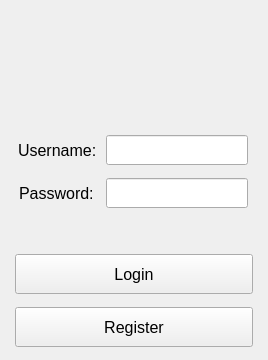
<?xml version="1.0" encoding="UTF-8"?>
<ui version="4.0">
 <class>loginWindow</class>
 <widget class="QWidget" name="loginWindow">
  <property name="geometry">
   <rect>
    <x>0</x>
    <y>0</y>
    <width>268</width>
    <height>360</height>
   </rect>
  </property>
  <property name="minimumSize">
   <size>
    <width>268</width>
    <height>360</height>
   </size>
  </property>
  <property name="maximumSize">
   <size>
    <width>268</width>
    <height>360</height>
   </size>
  </property>
  <property name="windowTitle">
   <string>Form</string>
  </property>
  <layout class="QVBoxLayout" name="verticalLayout">
   <property name="leftMargin">
    <number>15</number>
   </property>
   <property name="topMargin">
    <number>15</number>
   </property>
   <property name="rightMargin">
    <number>15</number>
   </property>
   <property name="bottomMargin">
    <number>0</number>
   </property>
   <item>
    <layout class="QHBoxLayout" name="horizontalLayout_3">
     <item>
      <spacer name="horizontalSpacer">
       <property name="orientation">
        <enum>Qt::Horizontal</enum>
       </property>
       <property name="sizeHint" stdset="0">
        <size>
         <width>40</width>
         <height>20</height>
        </size>
       </property>
      </spacer>
     </item>
     <item>
      <widget class="QLabel" name="iconLabel">
       <property name="sizePolicy">
        <sizepolicy hsizetype="Fixed" vsizetype="Fixed">
         <horstretch>0</horstretch>
         <verstretch>0</verstretch>
        </sizepolicy>
       </property>
       <property name="minimumSize">
        <size>
         <width>100</width>
         <height>100</height>
        </size>
       </property>
       <property name="maximumSize">
        <size>
         <width>100</width>
         <height>100</height>
        </size>
       </property>
       <property name="text">
        <string/>
       </property>
      </widget>
     </item>
     <item>
      <spacer name="horizontalSpacer_2">
       <property name="orientation">
        <enum>Qt::Horizontal</enum>
       </property>
       <property name="sizeHint" stdset="0">
        <size>
         <width>40</width>
         <height>20</height>
        </size>
       </property>
      </spacer>
     </item>
    </layout>
   </item>
   <item>
    <layout class="QHBoxLayout" name="horizontalLayout">
     <item>
      <widget class="QLabel" name="label_2">
       <property name="sizePolicy">
        <sizepolicy hsizetype="Maximum" vsizetype="Fixed">
         <horstretch>0</horstretch>
         <verstretch>0</verstretch>
        </sizepolicy>
       </property>
       <property name="minimumSize">
        <size>
         <width>0</width>
         <height>30</height>
        </size>
       </property>
       <property name="maximumSize">
        <size>
         <width>16777215</width>
         <height>30</height>
        </size>
       </property>
       <property name="font">
        <font>
         <pointsize>12</pointsize>
        </font>
       </property>
       <property name="text">
        <string>Username:</string>
       </property>
      </widget>
     </item>
     <item>
      <widget class="QLineEdit" name="logUsernameEdit">
       <property name="sizePolicy">
        <sizepolicy hsizetype="Maximum" vsizetype="Fixed">
         <horstretch>0</horstretch>
         <verstretch>0</verstretch>
        </sizepolicy>
       </property>
       <property name="minimumSize">
        <size>
         <width>0</width>
         <height>30</height>
        </size>
       </property>
       <property name="maximumSize">
        <size>
         <width>16777215</width>
         <height>30</height>
        </size>
       </property>
       <property name="font">
        <font>
         <pointsize>12</pointsize>
        </font>
       </property>
       <property name="text">
        <string/>
       </property>
      </widget>
     </item>
    </layout>
   </item>
   <item>
    <layout class="QHBoxLayout" name="horizontalLayout_2">
     <property name="spacing">
      <number>6</number>
     </property>
     <item>
      <widget class="QLabel" name="label">
       <property name="sizePolicy">
        <sizepolicy hsizetype="Maximum" vsizetype="Fixed">
         <horstretch>0</horstretch>
         <verstretch>0</verstretch>
        </sizepolicy>
       </property>
       <property name="minimumSize">
        <size>
         <width>77</width>
         <height>30</height>
        </size>
       </property>
       <property name="maximumSize">
        <size>
         <width>16777215</width>
         <height>30</height>
        </size>
       </property>
       <property name="font">
        <font>
         <pointsize>12</pointsize>
        </font>
       </property>
       <property name="text">
        <string>Password:</string>
       </property>
      </widget>
     </item>
     <item>
      <widget class="QLineEdit" name="logPasswordEdit">
       <property name="sizePolicy">
        <sizepolicy hsizetype="Maximum" vsizetype="Fixed">
         <horstretch>0</horstretch>
         <verstretch>0</verstretch>
        </sizepolicy>
       </property>
       <property name="minimumSize">
        <size>
         <width>0</width>
         <height>30</height>
        </size>
       </property>
       <property name="maximumSize">
        <size>
         <width>16777215</width>
         <height>30</height>
        </size>
       </property>
       <property name="font">
        <font>
         <pointsize>12</pointsize>
        </font>
       </property>
       <property name="echoMode">
        <enum>QLineEdit::Password</enum>
       </property>
      </widget>
     </item>
    </layout>
   </item>
   <item>
    <widget class="QLabel" name="errorLabel">
     <property name="minimumSize">
      <size>
       <width>262</width>
       <height>20</height>
      </size>
     </property>
     <property name="maximumSize">
      <size>
       <width>262</width>
       <height>20</height>
      </size>
     </property>
     <property name="text">
      <string/>
     </property>
    </widget>
   </item>
   <item>
    <widget class="QPushButton" name="loginButton">
     <property name="sizePolicy">
      <sizepolicy hsizetype="Preferred" vsizetype="Fixed">
       <horstretch>0</horstretch>
       <verstretch>0</verstretch>
      </sizepolicy>
     </property>
     <property name="minimumSize">
      <size>
       <width>0</width>
       <height>40</height>
      </size>
     </property>
     <property name="maximumSize">
      <size>
       <width>16777215</width>
       <height>40</height>
      </size>
     </property>
     <property name="font">
      <font>
       <pointsize>12</pointsize>
       <weight>50</weight>
       <bold>false</bold>
      </font>
     </property>
     <property name="text">
      <string>Login</string>
     </property>
    </widget>
   </item>
   <item>
    <widget class="QPushButton" name="logRegisterButton">
     <property name="minimumSize">
      <size>
       <width>0</width>
       <height>40</height>
      </size>
     </property>
     <property name="font">
      <font>
       <pointsize>12</pointsize>
      </font>
     </property>
     <property name="text">
      <string>Register</string>
     </property>
    </widget>
   </item>
  </layout>
 </widget>
 <resources/>
 <connections/>
</ui>
